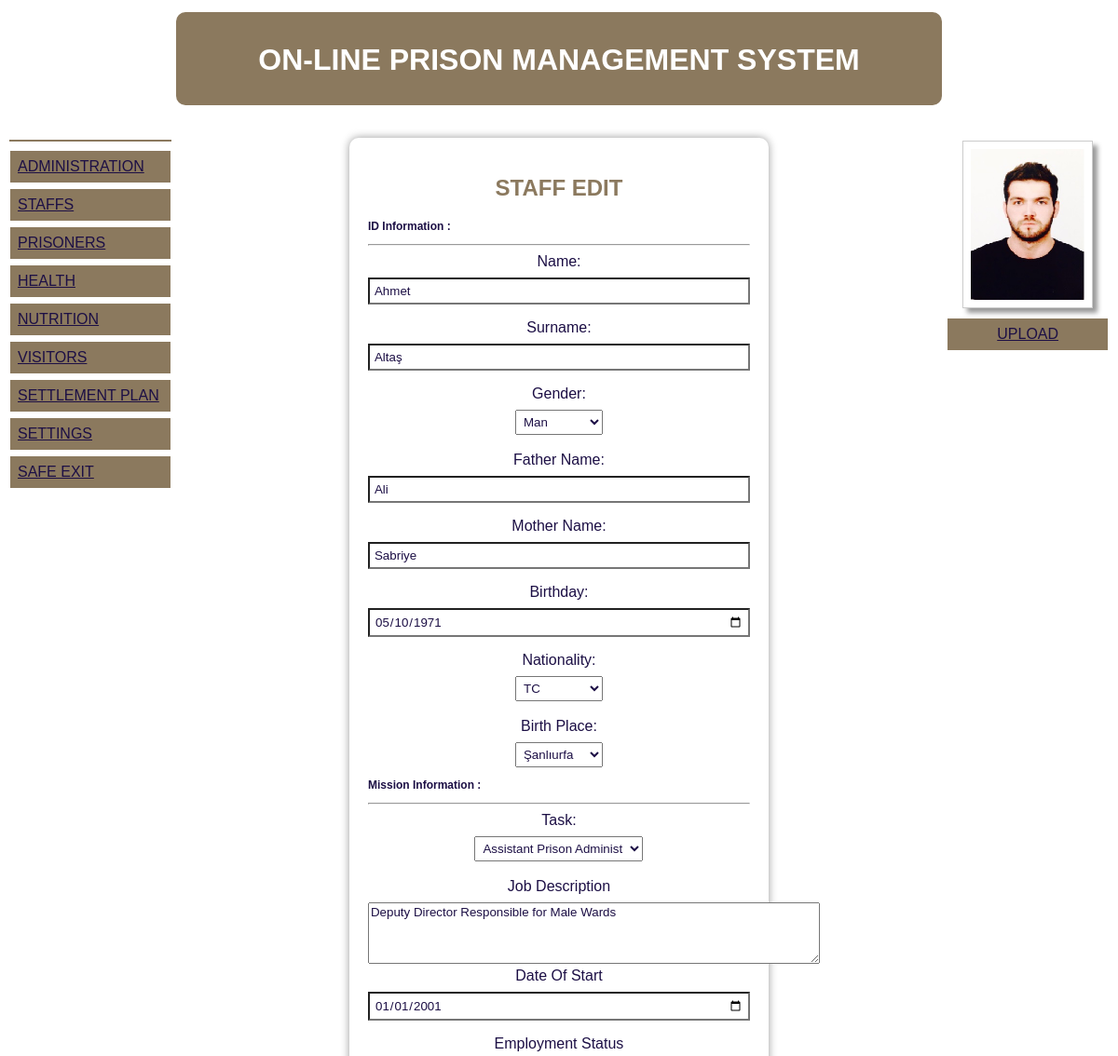
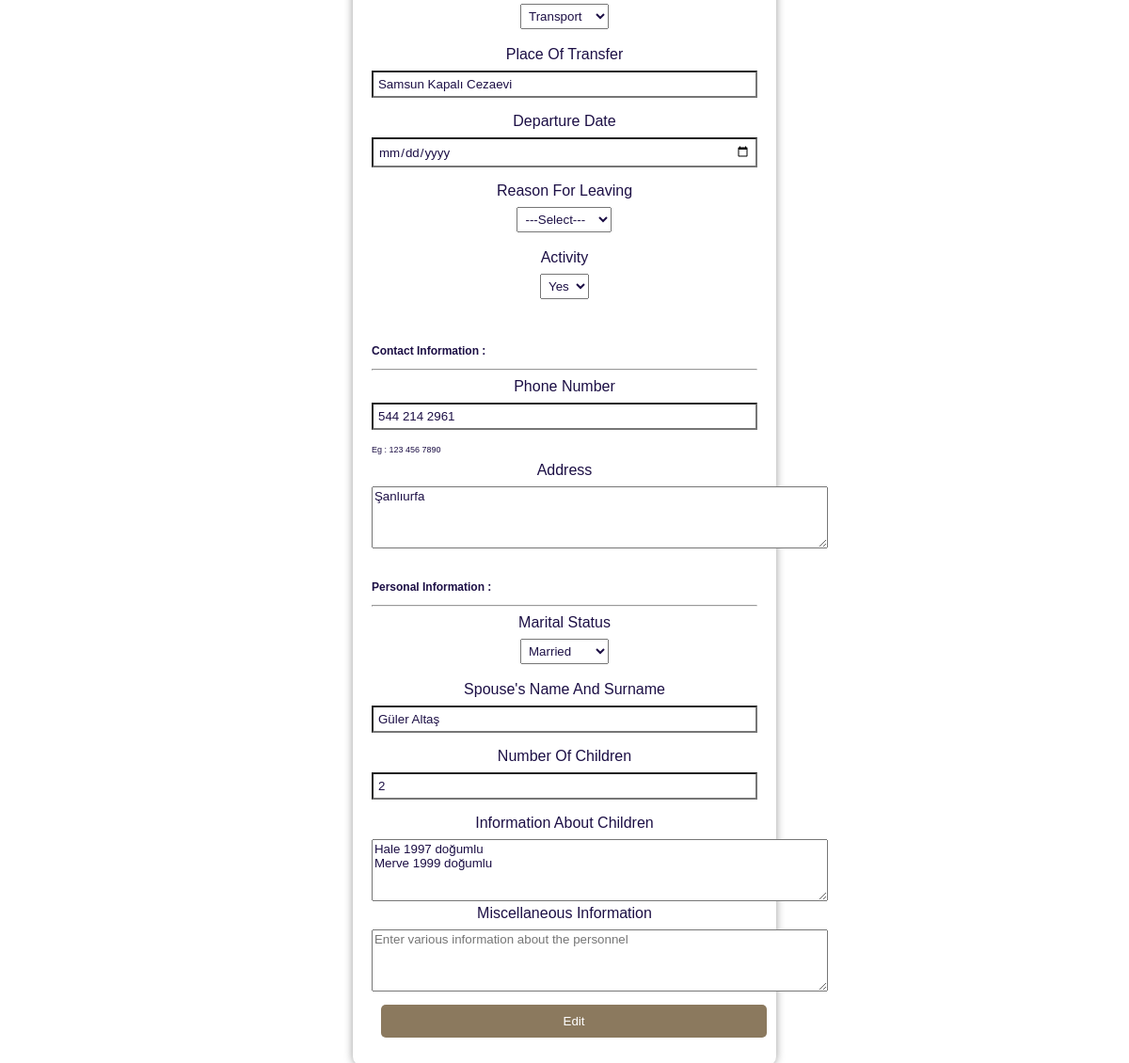
Page /staffedit.php?id=35 on the committed database (2 pictures, top to bottom).
### tables this page shows
CREATE TABLE `staffs` (
  `id` int(11) NOT NULL,
  `persicilno` varchar(15) NOT NULL,
  `ad` varchar(20) NOT NULL,
  `soyad` varchar(30) NOT NULL,
  `cinsiyet` varchar(5) NOT NULL,
  `babaadi` varchar(20) NOT NULL,
  `anneadi` varchar(20) NOT NULL,
  `dogumtarihi` date NOT NULL,
  `uyruk` varchar(10) NOT NULL,
  `dogumyeri` varchar(30) NOT NULL,
  `gorev` varchar(50) NOT NULL,
  `gorevtanim` varchar(250) DEFAULT NULL,
  `baslamatarih` date DEFAULT NULL,
  `baslamasekil` varchar(10) NOT NULL,
  `transferyeri` varchar(200) DEFAULT NULL,
  `tlf` varchar(15) NOT NULL,
  `adres` varchar(250) NOT NULL,
  `medenidurum` varchar(10) NOT NULL,
  `esadsoyad` varchar(60) DEFAULT NULL,
  `cocuksayi` int(11) NOT NULL,
  `cocukbilgi` varchar(300) DEFAULT NULL,
  `kisibilgi` varchar(300) DEFAULT NULL,
  `ayrilistarih` date DEFAULT NULL,
  `ayrilisneden` varchar(25) DEFAULT NULL,
  `resim` varchar(15) DEFAULT NULL,
  `aktiflik` varchar(3) NOT NULL
);

### staffedit.php (the view, shortened to what this page needs)
<?php
include "config.php";
$getid=$_GET['id'];
?>
<!DOCTYPE html>
<html>
<head>
<link rel="stylesheet" href="style.css">
</head>
<body>
<div class= "header">
   <?php require_once "header.php" ?>
</div>
<div style="overflow:auto">
  <div class="menu">
    <?php require_once "menu.php"; ?>
  </div>
  <div class="main">
<div class="nstaff">
<h2>STAFF EDIT</h2>
<?php
$sorgu = $conn->query("SELECT * FROM staffs WHERE id =".$getid);
$sonuc = $sorgu->fetch_assoc();
?>
<h3 style="font-size:12px; text-align:left";>ID Information :</h3><hr>
<form action="" method="post">
            <label for="name">Name:</label>
            <input type="text" name="name" value="<?php echo $sonuc['ad']; ?>">
            <label for="surname">Surname:</label>
            <input type="text" name="surname" value="<?php echo $sonuc['soyad']; ?>">
            <label for="gender">Gender:</label>
            <select id="gender" class="combo" name="gender">
            <?php if ($sonuc['cinsiyet']=="Man") { ?>
            <option value="Man" selected>Man</option>
            <option value="Woman">Woman</option></select>
            <?php }
            else{ ?>
            <option value="Man">Man</option>
            <option value="Woman" selected>Woman</option></select>
            <?php }    ?>
            <br> <br>
            <label for="fathername">Father Name:</label>
            <input type="text" name="fathername" value="<?php echo $sonuc['babaadi']; ?>">
            <label for="mothername">Mother Name:</label>
            <input type="text" name="mothername" value="<?php echo $sonuc['anneadi']; ?>">
            <label for="birthday">Birthday:</label>
            <input type="date" name="birthday"  value="<?php echo $sonuc['dogumtarihi']; ?>">
            <label for="nationality">Nationality:</label>
            <select id="first_combobox" class="combo" name="nationality">
                <?php if ($sonuc['uyruk']=="TC") { ?>
                <option value="2" selected>TC</option>
                <option value="1">KKTC</option></select>
                <?php }
                else{ ?>
                <option value="2">TC</option>
                <option value="1" selected>KKTC</option></select>
                <?php }  ?>
            <br> <br>
            <label for="birthplace">Birth Place:</label>
            <select id="second_combobox" class="combo" name="placeofbirth">
                <option value="<?php echo $sonuc['dogumyeri']; ?>" selected><?php echo $sonuc['dogumyeri']; ?></option></select>
            <br>
            <h3 style="font-size:12px; text-align:left";>Mission Information :</h3><hr>
            <label for="task">Task:</label>
            <select id="task" class="combo" name="task">
            <?php
            $query = "SELECT gorevadi FROM tasks ORDER BY gorevprtno";
          $result = $conn->query($query);
            while($gorev = $result->fetch_assoc()) {
     if ($gorev['gorevadi']==$sonuc['gorev']){
       echo "<option selected  value='" . $gorev['gorevadi'] . "'>" . $gorev['gorevadi'] . "</option>";
     }else{
       echo "<option value='" . $gorev['gorevadi'] . "'>" . $gorev['gorevadi'] . "</option>";
     }
     }  ?>
          </select><br><br>
          <label for="Jobdescription">Job Description</label>
          <textarea id="jobdescription" name="jobdescription" rows="4" cols="58"><?php echo $sonuc['gorevtanim']; ?></textarea>
          <label for="dateofstart">Date Of Start</label>
          <input type="date" name="dateofstart" value="<?php echo $sonuc['baslamatarih']; ?>">
          <label for="employmentstatus">Employment Status</label>
          <select id="start" class="combo" name="start">
             <?php if ($sonuc['baslamasekil']=="New"){ ?>
                <option selected value="New">New</option>
                <option value="Transport">Transport</option>
             <?php }else{ ?>
                <option selected value="Transport">Transport</option>
            <?php } ?>
                </select>
          <br> <br>
          <label for="placeoftransfer">Place Of Transfer</label>
          <input type="text" name="placeoftransfer" placeholder="If transfer, enter" value="<?php echo $sonuc['transferyeri']; ?>">
          <label for="departuredate">Departure Date</label>
          <input type="date" name="departuredate" value="<?php echo $sonuc['ayrilistarih']; ?>">
          <label for="reasonforleaving">Reason For Leaving</label>
          <select id="reason" class="combo" name="reason">
                <option value="">---Select---</option>
                </select>  <br><br>
                <label for="activity">Activity</label>
                <select id="activity" class="combo" name="activity">
            <?php if ( $sonuc['aktiflik']=="Yes"){ ?>
                <option selected value="Yes">Yes</option>
                <?php }else{ ?>
                <option value="Yes">Yes</option>
                <option selected value="No">No</option>
                <?php } ?>
                </select>  <br><br>
          <br>
          <h3 style="font-size:12px; text-align:left";>Contact Information :</h3><hr>
          <label for="phone">Phone Number</label>
          <input type="tel" id="phone" name="phone" value ="<?php echo $sonuc['tlf']; ?>" pattern="[0-9]{3} [0-9]{3} [0-9]{4}" required />
          <label style="font-size:9px; text-align:left;"> Eg : 123 456 7890  </label>
          <label for="address">Address</label>
          <textarea id="address" name="address" rows="4" cols="58" placeholder="Enter the address"><?php echo $sonuc['adres']; ?></textarea>
          <br><br>
          <h3 style="font-size:12px; text-align:left";>Personal Information :</h3><hr>
          <label for="phone">Marital Status</label>
           <select id="marial" class="combo" name="marial">
           <?php if  ($sonuc['medenidurum']=="Single"){ ?>
                <option value="">---Select---</option>
                <option selected value="Single">Single</option>
                <option value="Married">Married</option>
                <option value="Widow">Widow</option>
                <?php }elseif ($sonuc['medenidurum']=="Married"){ ?>
                <option selected value="Married">Married</option>
                <?php } ?>
            </select><br> <br>
                <label for="spusesname">Spouse's Name And Surname</label>
                <input type="text" name="spusesname" value="<?php echo $sonuc['esadsoyad']; ?>">
                <label for="numberchild">Number Of Children</label>
                <input type="number" name="numberchild" value="<?php echo $sonuc['cocuksayi']; ?>">
                <label for="aboutchild">Information About Children</label>
                <textarea id="aboutchild" name="aboutchild" rows="4" cols="58" placeholder="Enter the children's name and date of birth information"><?php echo $sonuc['cocukbilgi']; ?></textarea>
                <label for="miscinf">Miscellaneous Information</label>
                <textarea id="miscinf" name="miscinf" rows="4" cols="58" placeholder="Enter various information about the personnel"><?php echo $sonuc['kisibilgi']; ?></textarea>
              <button type="submit" id="btn-save">Edit</button>
        </form>
</div>
  </div>
  <div class="right">
  <?php include "staffsmenu2.php"; ?>
  </div>
</div>
</body>
</html>

### staffsmenu2.php (shortened to what this page needs)
<!DOCTYPE html>
    <html lang="en">
    <head>
        <link rel="stylesheet" href="style.css">
    </head>
    <body>
       <div>
<table>
    <tr>
        <td width="250">
        <?php
       $getid=$_GET['id'];
        $sorgu2 = $conn->query("SELECT cinsiyet, resim FROM staffs WHERE id =".$getid);
        $sonuc2 = $sorgu2->fetch_assoc();
if ($sonuc2['resim']!=""){ ?>
    <center><img src="<?php echo $sonuc2['resim']; ?>" class="resim" alt="Staff" width="140" height ="180"></center>
    <?php }elseif($sonuc2['resim']=="" && $sonuc2['cinsiyet']=="Man"){ ?>
       <center><img src="staffpic/ves.jpg" class="resim" alt="Staff" width="140" height ="180"></center>
    <?php }elseif($sonuc2['resim']=="" && $sonuc2['cinsiyet']=="Woman") { ?>
       <center><img src="staffpic/ves2.jpg" class="resim" alt="Staff" width="140" height ="180"></center>
    <?php } ?>
    <a href="staffpicupload.php?id=<?php echo $getid; ?>" align="center">UPLOAD</a><br>
        </td>
    </tr>
</table>
       </div>
    </body>
    </html>

### style.css (style rules this page uses)
* { box-sizing: border-box; font-family: Arial, sans-serif; color:#1c0f45; }
.main { float: left; width: 70%; padding: 0 20px; }
.menu { float: left; width: 15%; text-align: left; margin: 30px auto; color:black; }
.right { float: left; width: 15%; text-align: center; margin: 30px auto; color:black; }
.right a { padding: 8px; margin-top: 7px; display: block; width: 100%; background-color: #8b795e; }

### staffedit.php (style rules this page uses)
.nstaff { width: 450px; margin: 30px auto; background-color: #fff; padding: 20px; border-radius: 10px; box-shadow: 0 0 10px rgba(0, 0, 0, 0.4); background:transparent; backdrop-filter:blur(5px); text-align: center; font-family: Arial, sans-serif; }
.nstaff h2 { color:#8b795e; }
.nstaff label { display: block; margin-bottom: 8px; }
.nstaff input { width: 100%; padding: 5px; margin-bottom: 16px; box-sizing: border-box; background-color: #fff; }
.combo { padding:4px; }
.nstaff #btn-save { width: 100%; padding: 10px; margin:10px; background-color: #8b795e; color: #fff; border: none; border-radius: 5px; cursor: pointer; }

### header.php (style rules this page uses)
.header { padding:5px; text-align:center; }

### staffsmenu2.php (style rules this page uses)
.resim { background:transparent; padding:8px; border:1px solid #ccc; box-shadow:5px 5px 5px #999; }

### rows in the picture
staffs: name "Ahmet", surname "Altaş", gender "Man", fathername "Ali", mothername "Sabriye", birthday "05/10/1971", nationality "TC", placeofbirth "Şanlıurfa", jobdescription "Deputy Director Responsible for Male Wards", dateofstart "01/01/2001", start "Transport", placeoftransfer "Samsun Kapalı Cezaevi", activity "Yes", phone "544 214 2961", address "Şanlıurfa", marial "Married", spusesname "Güler Altaş", numberchild "2", aboutchild "Hale 1997 doğumlu Merve 1999 doğumlu", resim (picture)

### other values in the picture
form field task "Assistant Prison Administ"
